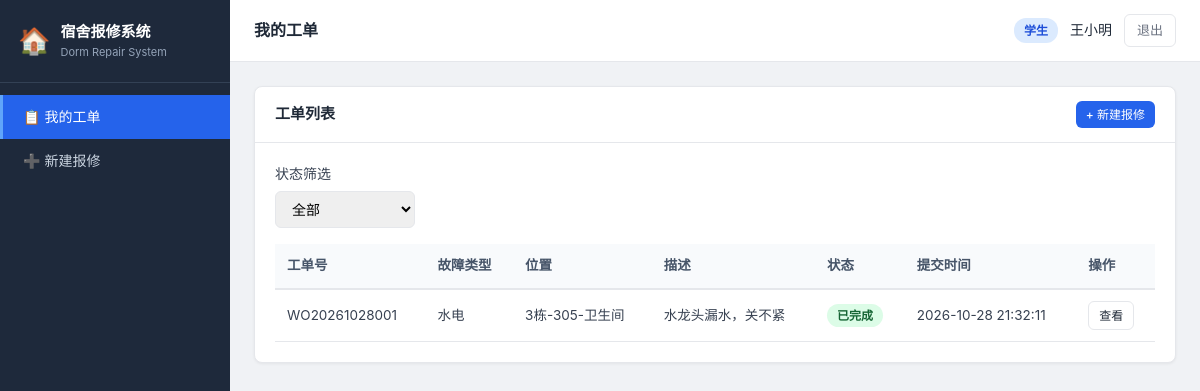
Screenshot of /student/orders (signed in) with the database file from the repository.
### tables this page shows
CREATE TABLE work_orders (
        id INTEGER PRIMARY KEY AUTOINCREMENT,
        work_order_no TEXT UNIQUE NOT NULL,
        reporter_id INTEGER NOT NULL,
        reporter_name TEXT NOT NULL,
        location TEXT NOT NULL,
        building TEXT NOT NULL,
        fault_type TEXT NOT NULL,
        description TEXT NOT NULL,
        status TEXT NOT NULL DEFAULT 'pending',
        handler_id INTEGER,
        handler_name TEXT,
        repair_content TEXT,
        parts_replaced TEXT,
        duration_min INTEGER,
        created_at TEXT NOT NULL,
        accepted_at TEXT,
        repair_started_at TEXT,
        completed_at TEXT,
        confirmed_at TEXT,
        cancelled_at TEXT,
        FOREIGN KEY (reporter_id) REFERENCES users(id),
        FOREIGN KEY (handler_id) REFERENCES users(id)
    );

### app.py (the view)
@app.route('/student/orders')
@login_required
@role_required('student')
def student_orders():
    status_filter = request.args.get('status', '')
    conn = get_conn()
    sql = "SELECT * FROM work_orders WHERE reporter_id=? "
    params = [session['user_id']]
    if status_filter:
        sql += "AND status=? "
        params.append(status_filter)
    sql += "ORDER BY created_at DESC"
    orders = conn.execute(sql, params).fetchall()
    conn.close()
    return render_template('student/orders.html', orders=orders, status_filter=status_filter)

### app.py (called while the page is built)
def login_required(f):
    @wraps(f)
    def wrap(*args, **kwargs):
        if 'user_id' not in session:
            return redirect(url_for('login'))
        return f(*args, **kwargs)
    return wrap

def role_required(*roles):
    def decorator(f):
        @wraps(f)
        def wrap(*args, **kwargs):
            if session.get('role') not in roles:
                abort(403)
            return f(*args, **kwargs)
        return wrap
    return decorator

### db.py (called while the page is built)
def get_conn():
    conn = sqlite3.connect(DB_PATH)
    conn.row_factory = sqlite3.Row
    conn.execute("PRAGMA foreign_keys = ON")
    return conn

### templates/student/orders.html (shortened to what this page needs)
{% extends "base.html" %}
{% block page_title %}我的工单{% endblock %}
{% block content %}
<div class="card">
  <div class="card-header">
    <span>工单列表</span>
    <a href="{{ url_for('student_new_order') }}" class="btn btn-primary btn-sm">+ 新建报修</a>
  </div>
  <div class="card-body">
    <div class="filter-bar">
      <div class="form-group">
        <label>状态筛选</label>
        <select class="form-control" onchange="location=this.value">
          <option value="{{ url_for('student_orders') }}" {% if not status_filter %}selected{% endif %}>全部</option>
        </select>
      </div>
    </div>
    {% if orders %}
    <div class="table-wrap">
      <table class="data-table">
        <thead>
          <tr><th>工单号</th><th>故障类型</th><th>位置</th><th>描述</th><th>状态</th><th>提交时间</th><th>操作</th></tr>
        </thead>
        <tbody>
          {% for o in orders %}
          <tr>
            <td>{{ o.work_order_no }}</td>
            <td>{{ o.fault_type }}</td>
            <td>{{ o.location }}</td>
            <td style="max-width:220px;overflow:hidden;text-overflow:ellipsis;white-space:nowrap;">{{ o.description }}</td>
            <td><span class="status status-{{ o.status }}">
              {{ {'pending':'待接单','accepted':'已接单','repairing':'维修中','waiting_confirm':'待验收','completed':'已完成','cancelled':'已取消'}[o.status] }}
            </span></td>
            <td>{{ o.created_at }}</td>
            <td><a href="{{ url_for('student_order_detail', order_id=o.id) }}" class="btn btn-default btn-sm">查看</a></td>
          </tr>
          {% endfor %}
        </tbody>
      </table>
    </div>
    {% else %}
    <div class="empty"><div class="icon">📋</div>暂无工单</div>
    {% endif %}
  </div>
</div>
{% endblock %}

### templates/base.html (shortened to what this page needs)
<!DOCTYPE html>
<html lang="zh-CN">
<head>
<link rel="stylesheet" href="{{ url_for('static', filename='css/style.css') }}">
</head>
<body>
<div class="layout">
  <aside class="sidebar">
    <div class="brand">
      <div class="logo">🏠</div>
      <div>
        <h1>宿舍报修系统</h1>
        <p>Dorm Repair System</p>
      </div>
    </div>
    <nav>
      {% if session.role == 'student' %}
        <a href="{{ url_for('student_orders') }}" class="{% if request.endpoint == 'student_orders' %}active{% endif %}">📋 我的工单</a>
        <a href="{{ url_for('student_new_order') }}" class="{% if request.endpoint == 'student_new_order' %}active{% endif %}">➕ 新建报修</a>
      {% endif %}
    </nav>
  </aside>
  <div class="main">
    <header class="topbar">
      <div class="topbar-title">{% block page_title %}{% endblock %}</div>
      <div class="topbar-user">
        <span class="role-badge role-{{ session.role }}">
          {% if session.role == 'student' %}学生{% elif session.role == 'dorm_manager' %}宿管{% else %}管理员{% endif %}
        </span>
        <span class="user-name">{{ session.name }}</span>
        <a href="{{ url_for('logout') }}" class="logout-btn">退出</a>
      </div>
    </header>
    <div class="content">
      {% block content %}{% endblock %}
    </div>
  </div>
</div>
</body>
</html>

### static/css/style.css (style rules this page uses)
:root { --primary: #2563eb; --primary-dark: #1d4ed8; --primary-light: #dbeafe; --bg: #f0f2f5; --surface: #ffffff; --border: #e5e7eb; --text: #1f2937; --text-muted: #6b7280; --success: #16a34a; --warning: #d97706; --danger: #dc2626; --radius: 8px; --sidebar-w: 230px; }
* { box-sizing: border-box; margin: 0; padding: 0; }
body { font-family: -apple-system, BlinkMacSystemFont, "Segoe UI", "PingFang SC", "Microsoft YaHei", sans-serif; background: var(--bg); color: var(--text); font-size: 14px; line-height: 1.6; }
.layout { display: flex; min-height: 100vh; }
.sidebar { width: var(--sidebar-w); background: #1e293b; color: #e2e8f0; position: fixed; top: 0; left: 0; bottom: 0; display: flex; flex-direction: column; }
.sidebar .brand { display: flex; align-items: center; gap: 10px; padding: 20px 18px; border-bottom: 1px solid #334155; }
.sidebar .brand .logo { font-size: 26px; }
.sidebar .brand h1 { font-size: 15px; color: #fff; font-weight: 600; }
.sidebar .brand p { font-size: 11px; color: #94a3b8; }
.sidebar nav { padding: 12px 0; flex: 1; }
.sidebar nav a { display: flex; align-items: center; gap: 10px; padding: 11px 20px; color: #cbd5e1; text-decoration: none; font-size: 14px; border-left: 3px solid transparent; transition: all .15s; }
.sidebar nav a.active { background: var(--primary); color: #fff; border-left-color: #60a5fa; }
.main { margin-left: var(--sidebar-w); flex: 1; display: flex; flex-direction: column; min-width: 0; }
.topbar { background: var(--surface); border-bottom: 1px solid var(--border); padding: 14px 24px; display: flex; justify-content: space-between; align-items: center; position: sticky; top: 0; z-index: 10; }
.topbar-title { font-size: 16px; font-weight: 600; color: var(--text); }
.topbar-user { display: flex; align-items: center; gap: 12px; }
.role-badge { padding: 3px 10px; border-radius: 12px; font-size: 12px; font-weight: 600; }
.role-student { background: #dbeafe; color: #1d4ed8; }
.user-name { font-size: 14px; color: var(--text); }
.logout-btn { color: var(--text-muted); text-decoration: none; font-size: 13px; padding: 5px 12px; border: 1px solid var(--border); border-radius: 6px; }
.content { padding: 24px; flex: 1; }
.card { background: var(--surface); border-radius: var(--radius); box-shadow: 0 1px 3px rgba(0,0,0,.06); border: 1px solid var(--border); margin-bottom: 20px; }
.card-header { padding: 14px 20px; border-bottom: 1px solid var(--border); font-weight: 600; font-size: 15px; display: flex; justify-content: space-between; align-items: center; }
.card-body { padding: 20px; }
.table-wrap { overflow-x: auto; }
table.data-table { width: 100%; border-collapse: collapse; font-size: 13.5px; }
table.data-table th { background: #f8fafc; color: #475569; font-weight: 600; padding: 11px 12px; text-align: left; border-bottom: 2px solid var(--border); white-space: nowrap; }
table.data-table td { padding: 11px 12px; border-bottom: 1px solid var(--border); color: #374151; }
.status { display: inline-block; padding: 2px 10px; border-radius: 12px; font-size: 12px; font-weight: 600; }
.status-completed { background: #dcfce7; color: #166534; }
.btn { display: inline-block; padding: 7px 16px; border-radius: 6px; border: none; font-size: 13.5px; cursor: pointer; text-decoration: none; font-weight: 500; transition: all .15s; }
.btn-primary { background: var(--primary); color: #fff; }
.btn-default { background: var(--surface); color: var(--text); border: 1px solid var(--border); }
.btn-sm { padding: 4px 10px; font-size: 12px; }
.form-group { margin-bottom: 16px; }
.form-group label { display: block; margin-bottom: 6px; font-weight: 500; color: #374151; }
.form-control { width: 100%; padding: 8px 12px; border: 1px solid var(--border); border-radius: 6px; font-size: 14px; font-family: inherit; transition: border-color .15s; }
.filter-bar { display: flex; flex-wrap: wrap; gap: 12px; align-items: flex-end; margin-bottom: 16px; }
.filter-bar .form-group { margin-bottom: 0; }
.filter-bar select { min-width: 140px; }

### rows the page displays
work_orders: name "王小明", work_order_no "WO20261028001", fault_type "水电", location "3栋-305-卫生间", description "水龙头漏水，关不紧", status "已完成", created_at "2026-10-28 21:32:11"
